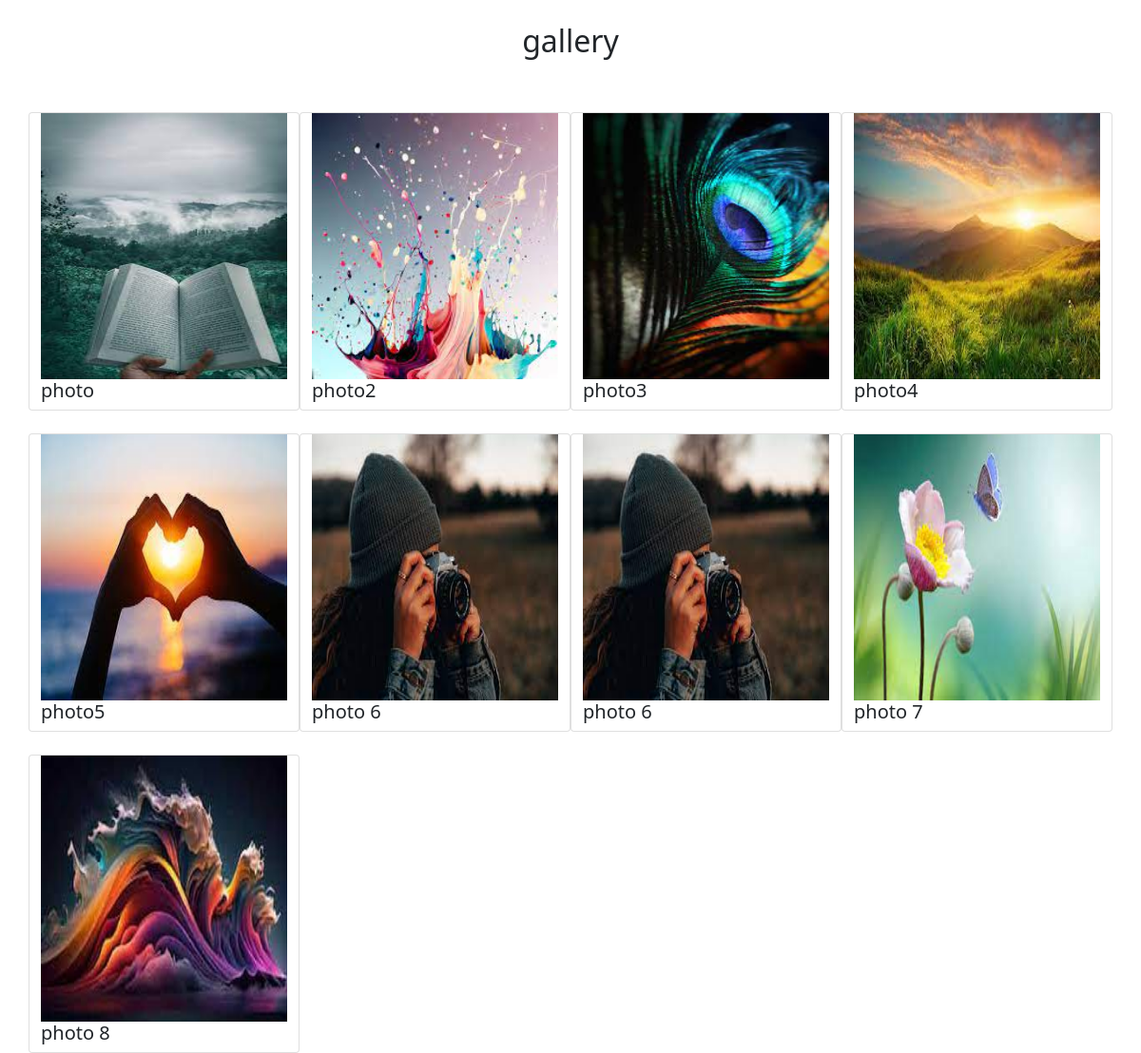
The page / on the database its author committed.
### photo/models.py (models this page shows, shortened)
class products(models.Model):
 name=models.CharField(max_length=200)
 image=models.ImageField()

### photo/views.py (the view)
# urls.py: path('',views.images)
def images(request):
  product=products.objects.all()
  context={
   'product':product
  }
  return render(request,'home.html',context)

### templates/home.html (shortened to what this page needs)
{% load static %}
<!doctype html>
<html lang="en">
  <head>
    <link href="https://cdn.jsdelivr.net/npm/bootstrap@5.0.2/dist/css/bootstrap.min.css" rel="stylesheet">
  </head>
  <body>
   <div class='container'>
    <h2 class='text-center py-4'>gallery</h2>
    <div class='row '>
      {% for products in product %}
     <div class='col-lg-3 col-md-6 col-sm-12 mt-4 card '>
       <img src={{products.image.url}} alt={{products.name}} onclick="fullview(this.image.url)"width='100%'style='height:280px;' >
       <h5>{{products.name}}</h5>
     </div>
    {% endfor %}
    </div>
   </div>
  </body>
</html>

### rows shown on the page
products: image (picture), name "photo"
products: image (picture), name "photo2"
products: image (picture), name "photo3"
products: image (picture), name "photo4"
products: image (picture), name "photo5"
products: image (picture), name "photo 6"
products: image (picture), name "photo 6"
products: image (picture), name "photo 7"
products: image (picture), name "photo 8"
